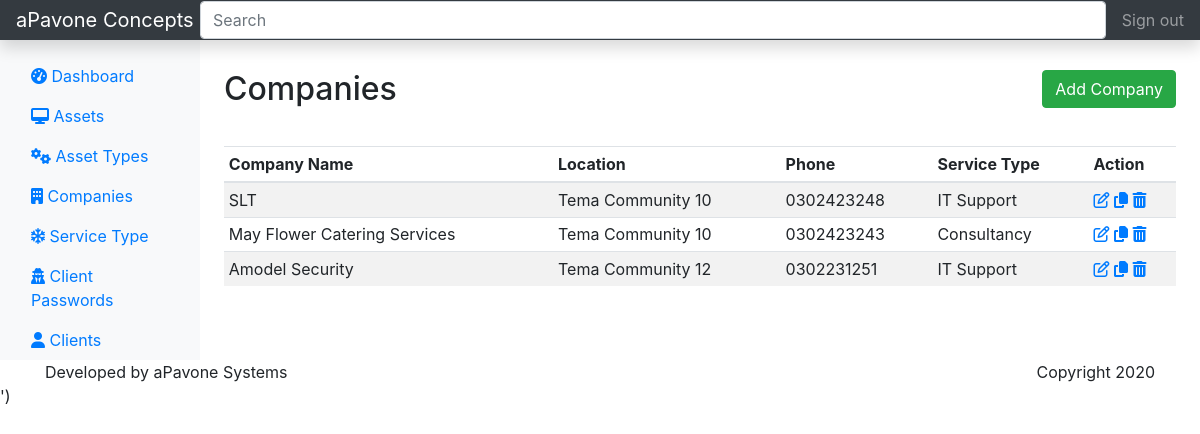
Before: /company with the older database file.
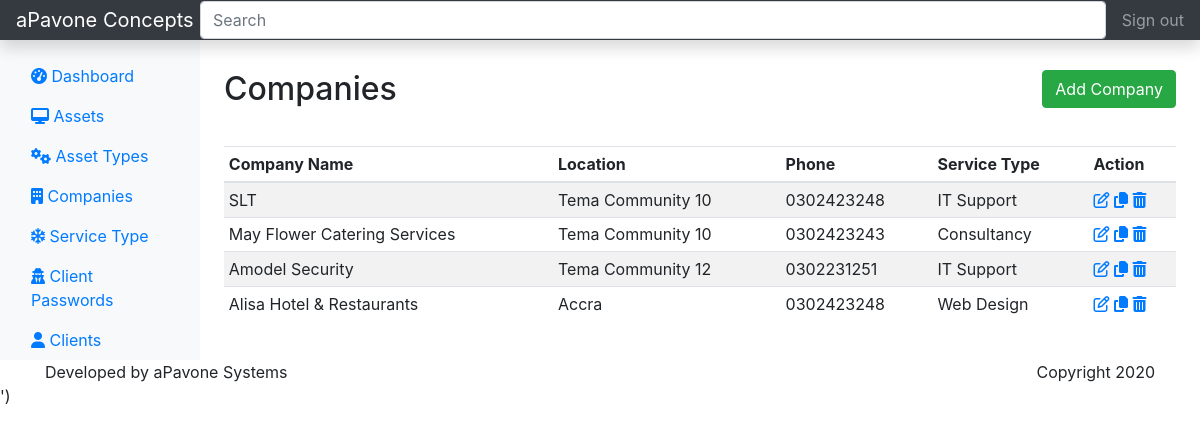
After: the same page with the newer database file.
### register/models.py (models this page shows, shortened)
class Company(models.Model):
    name = models.CharField(max_length=30, unique=True)
    location = models.CharField(max_length=30)
    phone = models.CharField(max_length=10)
    servicetype = models.ForeignKey(ServiceType, on_delete=models.CASCADE)
    class Meta:
        verbose_name = 'Company'
        verbose_name_plural = 'Companies'

class ServiceType(models.Model):
    name = models.CharField(max_length=40, unique=True)
    def __str__(self):
        return self.name

### register/views.py (the view)
# urls.py: path('company', views.company, name="company"),
def company(request):
    companies = Company.objects.all()
    return render(request, "register/company/index.html", {'companies': companies})

### register/templates/register/company/index.html
{% extends 'register/pages/layout.html' %}
{% block content %}
<div class="row" style="margin-top: 30px; margin-bottom: 30px;">
    <div class="col-10">
        <h2>Companies</h2>
    </div>
    <div class="col-2">
        <a href="{% url 'add_company' %}" class="btn btn-success right"> Add Company</a>
    </div>
</div>
          <div class="table-responsive">
            <table class="table table-striped table-sm">
              <thead>
                <tr>
                  <th>Company Name</th>
                    <th>Location</th>
                    <th>Phone</th>
                    <th>Service Type</th>
                    <th>Action</th>
                </tr>
              </thead>
              <tbody>
              {% for company in companies %}
              <tr>
                  <td> {{ company.name }} </td>
                  <td> {{ company.location }} </td>
                  <td> {{ company.phone }} </td>
                  <td> {{ company.servicetype }} </td>
                  <td>
                      <a href="{% url 'update_company' company.id %}"><i class="fa fa-edit" aria-hidden="true"></i></a>
                      <a href=""><i class="fa fa-copy" aria-hidden="true"></i></a>
                      <a href="{% url 'delete_company' company.id %}"><i class="fa fa-trash" aria-hidden="true"></i></a>
                  </td>
                </tr>
                {% endfor %}
              </tbody>
            </table>
          </div>
{% endblock %}

### register/templates/register/pages/layout.html (shortened to what this page needs)
{% load static %}
<!doctype html>
<html lang="en">
  <head>
<link rel="stylesheet" href="https://cdn.jsdelivr.net/npm/bootstrap@4.5.3/dist/css/bootstrap.min.css">
<link rel="stylesheet" href="https://stackpath.bootstrapcdn.com/font-awesome/4.7.0/css/font-awesome.min.css">
  </head>
  <body>
  <nav class="navbar navbar-dark sticky-top bg-dark flex-md-nowrap p-0 shadow">
      <a class="navbar-brand col-md-3 col-lg-2 mr-0 px-3" href="{% url 'home' %}">aPavone Concepts</a>
      <input class="form-control form-control-dark w-100" type="text" placeholder="Search" aria-label="Search">
      <ul class="navbar-nav px-3">
        <li class="nav-item text-nowrap">
          <a class="nav-link" href="#">Sign out</a>
        </li>
      </ul>
  </nav>
    <div class="container-fluid">
      <div class="row">
        <nav id="sidebarMenu" class="col-md-3 col-lg-2 d-md-block bg-light sidebar collapse">
          <div class="sidebar-sticky pt-3">
            <ul class="nav flex-column">
              <li class="nav-item">
                <a class="nav-link active" href="{% url 'home' %}">
                  <span><i class="fa fa-dashboard" aria-hidden="true"></i>
                  </span>
                  Dashboard <span class="sr-only">(current)</span>
                </a>
              </li>
              <li class="nav-item">
                <a class="nav-link" href="{% url 'asset' %}">
                  <span><i class="fa fa-desktop" aria-hidden="true"></i>
                  </span>
                  Assets
                </a>
              </li>
              <li class="nav-item">
                <a class="nav-link" href="{% url 'asset_type' %}">
                  <span><i class="fa fa-gears" aria-hidden="true"></i>
                  </span>
                  Asset Types
                </a>
              </li>
              <li class="nav-item">
                <a class="nav-link" href="{% url 'company' %}">
                  <span><i class="fa fa-building" aria-hidden="true"></i>
                  </span>
                  Companies
                </a>
              </li>
              <li class="nav-item">
                <a class="nav-link" href="{% url 'service_type' %}">
                  <span><i class="fa fa-snowflake-o" aria-hidden="true"></i>
                  </span>
                  Service Type
                </a>
              </li>
              <li class="nav-item">
                <a class="nav-link" href="{% url 'password' %}">
                  <span><i class="fa fa-user-secret" aria-hidden="true"></i>
                  </span>
                  Client Passwords
                </a>
              </li>
              <li class="nav-item">
                <a class="nav-link" href="{% url 'staff' %}">
                  <span><i class="fa fa-user" aria-hidden="true"></i>
                  </span>
                  Clients
                </a>
              </li>
            </ul>
          </div>
        </nav>
        <main role="main" class="col-md-9 ml-sm-auto col-lg-10 px-md-4">
             {% block content %}{% endblock %}
        </main>
      </div>
    </div>
  <footer class="container">
          <p style="margin: 0 auto;">Developed by aPavone Systems
           <span style="float:right;">Copyright 2020 </span> </p>
  </footer>
    <script>window.jQuery || document.write('<script src="https://code.jquery.com/jquery-3.5.1.slim.min.js"></script>')</script><script src="/docs/4.5/dist/js/bootstrap.bundle.min.js" ></script>
  </body>
</html>

Changed rows visible on the page:
added Company: name "Alisa Hotel & Restaurants", location "Accra", phone "0302423248", servicetype "Web Design"
